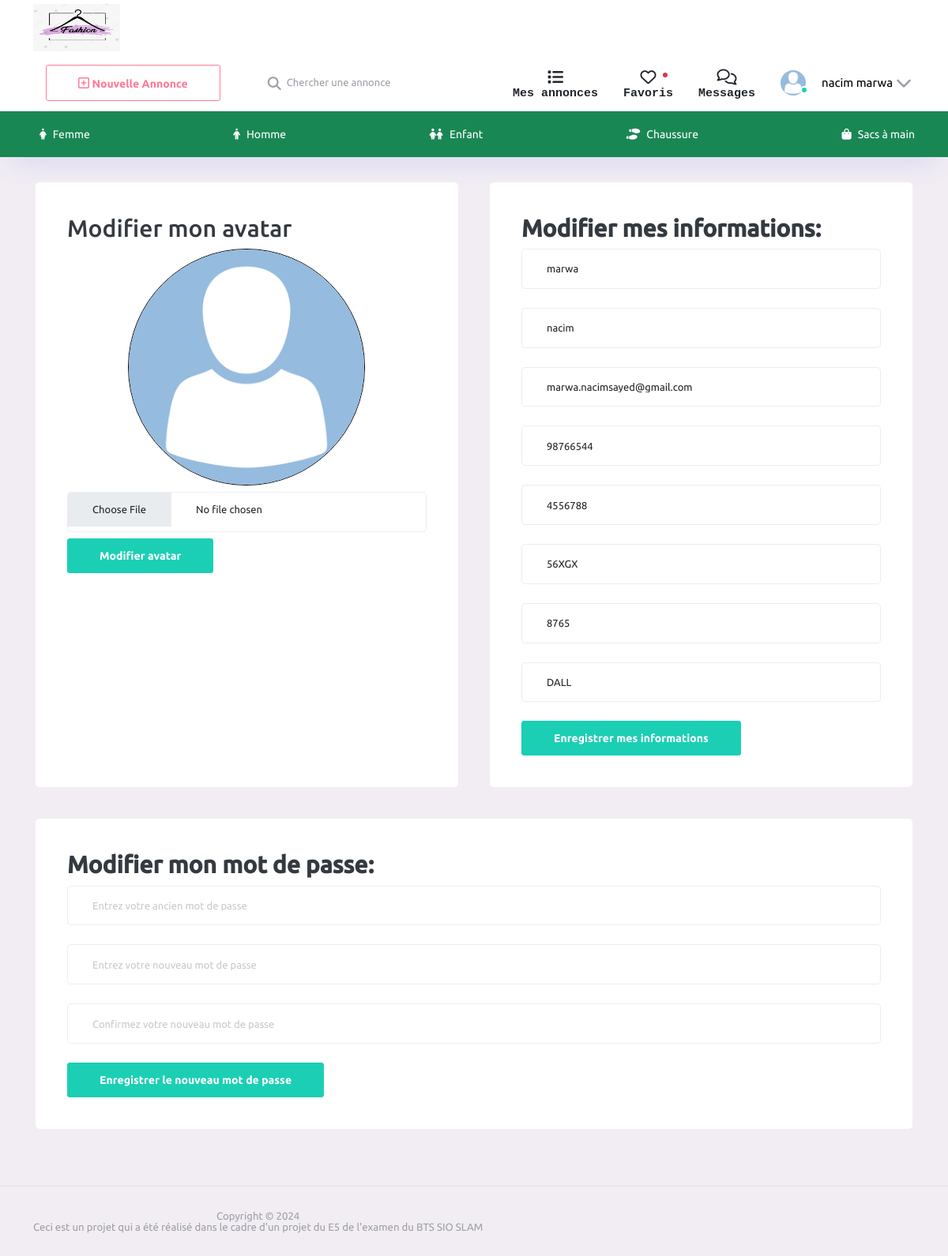
/View/profil.php (signed in), run on the app's committed database.
### tables this page shows
CREATE TABLE `user` (
  `idu` int(2) NOT NULL,
  `nom` varchar(30) NOT NULL,
  `prenom` varchar(30) NOT NULL,
  `mail` varchar(100) NOT NULL,
  `tel` varchar(20) NOT NULL,
  `mdp` varchar(255) NOT NULL,
  `numRue` varchar(10) NOT NULL,
  `nomRue` varchar(50) NOT NULL,
  `nomVille` varchar(30) NOT NULL,
  `cp` varchar(5) NOT NULL,
  `avatar` varchar(255) DEFAULT NULL,
  `statue` int(2) NOT NULL
);

### View/include/element.php (called while the page is built, shortened)
<?php
include 'connexion_bdd.php';
if(isset($_SESSION["uid"])){
    $uid = $_SESSION["uid"];
    $infoUser = $pdo->prepare("SELECT * FROM user WHERE idu = ?");
    $infoUser->execute(array($uid));
    $infoUser = $infoUser->fetch();
}
?>

### View/profil.php (the view, shortened to what this page needs)
<?php include 'include/element.php';
$req = $pdo->prepare("SELECT * FROM user WHERE idu = ".$uid);
$req->execute();
$req = $req->fetch();
$prenom = $req["prenom"];
$nom = $req["nom"];
$mail = $req["mail"];
$tel = $req["tel"];
$numRue = $req["numRue"];
$nomRue = $req["nomRue"];
$nomVille = $req["nomVille"];
$cp = $req["cp"];
$avatar = $req["avatar"];
?>
<!DOCTYPE html>
<html lang="fr">
<head>
    <?php include 'include/header.php'; ?>
</head>
<body style="background-color: #f2edf3">
<div class="container-scroller">
    <?php include 'include/navigation.php'; ?>
    <div class="container-fluid page-body-wrapper">
        <div class="main-panel">
            <div class="content-wrapper container">
                <div class="row">
                    <div class="col-lg-6 grid-margin stretch-card">
                        <div class="card">
                            <div class="card-body">
                                <h2> Modifier mon avatar </h2>
                                <div class="text-center my-2">
                                    <img
                                            src="<?php if($avatar == null){ echo "../image/avatarbasique.png";}else{ ?>../<?= $avatar ?><?php } ?>"
                                            alt="image"
                                            style="width: 300px; height: 300px; border-radius: 50%; border: 1px solid #000000"
                                    />
                                </div>
                                <form enctype='multipart/form-data' action='' method='post'>
                                <div class='mb-2'>
                                    <input type='file' name='photo' class='form-control form-control-lg' value="" />
                                </div>
                                <input class='btn btn-success' name='bout_avatar' type='submit' value='Modifier avatar'>
                                </form>
                            </div>
                        </div>
                    </div>
                    <div class="col-lg-6 grid-margin stretch-card">
                        <div class="card">
                            <div class="card-body">
                                        <h2 class='fw-bold mb-2'>Modifier mes informations:</h2>
                                            <form enctype='multipart/form-data' action='' method='post'>
                                            <div class='mb-4'>
                                                    <input type='text' name='nom' class='form-control form-control-lg' value='<?= $nom ?>' />
                                                </div>
                                                <div class='mb-4'>
                                                    <input type='text' name='prenom' class='form-control form-control-lg' value='<?= $prenom ?>' />
                                                </div>
                                                <div class='mb-4'>
                                                    <input type='text' name='mail' class='form-control form-control-lg' value='<?= $mail ?>'/>
                                                </div>
                                                <div class='mb-4'>
                                                    <input type='text' name='tel' class='form-control form-control-lg' value='<?= $tel ?>'/>
                                                </div>
                                                <div class='mb-4'>
                                                    <input type='text' name='numRue' class='form-control form-control-lg' value='<?= $numRue ?>'/>
                                                </div>
                                                <div class='mb-4'>
                                                    <input type='text' name='nomRue' class='form-control form-control-lg' value='<?= $nomRue ?>'/>
                                                </div>
                                                <div class='mb-4'>
                                                    <input type='text' name='cp' class='form-control form-control-lg' value='<?= $cp ?>'/>
                                                </div>
                                                <div class='mb-4'>
                                                    <input type='text' name='nomVille' class='form-control form-control-lg' value='<?= $nomVille ?>'/>
                                                </div>
                                                <input class='btn btn-success' name='bout_info' type='submit' value='Enregistrer mes informations'>
                                                </form>
                                            </div>
                            </div>
                        </div>
                    </div>
                    <div class="col-lg-12 grid-margin stretch-card">
                        <div class="card">
                            <div class="card-body">
                                <h2 class='fw-bold mb-2'>Modifier mon mot de passe:</h2>
                                    <form action='' method='post'>
                                    <div class='mb-4'>
                                        <input type='password' name='mdptest' class='form-control form-control-lg' placeholder='Entrez votre ancien mot de passe'/>
                                    </div>
                                    <div class='mb-4'>
                                        <input type='password' name='mdpm' class='form-control form-control-lg' placeholder='Entrez votre nouveau mot de passe'/>
                                    </div>
                                    <div class='mb-4'>
                                        <input type='password' name='mdp2' class='form-control form-control-lg'placeholder='Confirmez votre nouveau mot de passe'/>
                                    </div>
                                    <input class='btn btn-success' name='bout_mdp' type='submit' value='Enregistrer le nouveau mot de passe'>
                                    </form>
                                </div>
                            </div>
                        </div>
                    </div>
            </div>
            <?php include 'include/footer.php'; ?>
        </div>
    </div>
</body>
</html>

### View/include/navigation.php (shortened to what this page needs)
<div class="horizontal-menu">
    <nav class="navbar top-navbar col-lg-12 col-12 p-0">
        <div class="container">
            <div class="text-center navbar-brand-wrapper d-flex align-items-center justify-content-center">
                <a class="navbar-brand brand-logo" href="index.php"><img style="height: 60px; width: 110px" src="../image/logomarwa.png" alt="logo" /></a>
            </div>
            <div class="navbar-menu-wrapper d-flex align-items-center justify-content-end">
                <ul class="navbar-nav mr-lg-2">
                    <li class="nav-item d-none d-lg-block">
                        <a class="btn btn-outline-danger" href="<?php if(isset($uid)): ?>nvAnnonces.php <?php else: ?> connexion.php <?php endif; ?>">
                            <i class="fa-regular fa-square-plus "></i><span class="menu-title "> Nouvelle Annonce</span>
                        </a>
                    </li>
                    <li class="nav-item nav-search d-none d-lg-block">
                        <div class="input-group">
                            <div class="input-group-prepend hover-cursor" id="navbar-search-icon">
                      <span class="input-group-text" id="search">
                        <i class="fa-solid fa-magnifying-glass"></i>
                      </span>
                            </div>
                            <form action="" method="post">
                                <input type="text" class="form-control" id="navbar-search-input" name="search"  placeholder="Chercher une annonce" placeholder="Rechercher" aria-label="search" aria-describedby="search">
                            </form>
                        </div>
                    </li>
                </ul>
                <ul class="navbar-nav navbar-nav-right">
                    <li class="nav-item nav-logout ">
                        <a class="nav-link text-center text-dark mt-lg-4" href="<?php if(isset($uid)): ?>mesAnnonces.php <?php else: ?>connexion.php <?php endif; ?>">
                            <i class="fa-solid fa-list"><p  style="font-family: 'Courier New', Courier, monospace" class="d-lg-flex d-none note-icon">Mes annonces</p></i>
                        </a>
                    </li>
                    <li class="nav-item nav-logout ">
                        <a class="nav-link text-center text-dark mt-lg-4 count-indicator" href="<?php if(isset($uid)): ?>favoris.php <?php else: ?>connexion.php <?php endif; ?>">
                            <i class="fa-regular fa-heart fa-4x"><p style="font-family: 'Courier New', Courier, monospace" class="fw-bold d-none d-lg-flex note-icon">Favoris</p></i>
                            <?php
                            if(isset($uid)){
                                $reqNav = $pdo->prepare("SELECT * FROM favoris WHERE idu = ?");
                                $reqNav->execute(array($uid));
                                $count = $reqNav->rowCount();
                                if($count > 0){
                                    echo "<span class='count-symbol bg-danger'></span>";
                                }
                            } ?>
                        </a>
                    </li>
                    <li class="nav-item nav-settings ">
                        <a class="nav-link text-center text-dark mt-lg-4" href="<?php if(isset($uid)): ?>message.php <?php else: ?> connexion.php <?php endif; ?>">
                            <i class="fa-regular fa-comments"><p style="font-family: 'Courier New', Courier, monospace" class="fw-bold d-none d-lg-flex note-icon">Messages</p></i>
                        </a>
                    </li>
                    <?php if(isset($uid)): ?>
                        <li class="nav-item nav-profile dropdown">
                            <a class="nav-link " id="profileDropdown" href="#" data-bs-toggle="dropdown" aria-expanded="false">
                                <div class="nav-profile-img">
                                    <img src="<?php if($infoUser["avatar"] == null){ echo "../image/avatarbasique.png";}else{ ?>../<?= $infoUser["avatar"] ?><?php } ?>" alt="image">
                                    <span class="availability-status online"></span>
                                </div>
                                <div class="nav-profile-text">
                                    <p class="text-black"><?= $infoUser["prenom"] ?> <?= $infoUser["nom"] ?></p>
                                </div>
                                <i class="fa-solid fa-chevron-down mx-1"></i>
                            </a>
                        </li>
                    <?php endif; ?>
                </ul>
            </div>
        </div>
    </nav>
    <nav class="bottom-navbar bg-success">
        <div class="container">
            <ul class="nav page-navigation">
                <li class="nav-item <?= $femme ?>">
                    <a class="nav-link" href="categorie.php?idcategorie=1">
                    <i class="fa-solid fa-person-dress mx-2"></i>
                        <span class="menu-title">Femme</span>
                    </a>
                </li>
                <li class="nav-item <?= $homme ?>">
                    <a class="nav-link" href="categorie.php?idcategorie=2">
                    <i class="fa-solid fa-person mx-2 "></i>
                        <span class="menu-title">Homme</span>
                    </a>
                </li>
                <li class="nav-item <?= $enfant ?>">
                    <a class="nav-link" href="categorie.php?idcategorie=3">
                    <i class="fa-solid fa-children mx-2 "></i>
                        <span class="menu-title">Enfant</span>
                    </a>
                </li>
                <li class="nav-item <?= $chaussure ?>">
                    <a class="nav-link" href="categorie.php?idcategorie=4">
                    <i class="fa-solid fa-shoe-prints mx-2"></i>
                        <span class="menu-title">Chaussure</span>
                    </a>
                </li>
                <li class="nav-item <?= $sacsamain ?>">
                    <a class="nav-link" href="categorie.php?idcategorie=5">
                    <i class="fa-solid fa-bag-shopping mx-2"></i>
                        <span class="menu-title">Sacs à main</span>
                    </a>
                </li>
            </ul>
        </div>
    </nav>
</div>

### data on the page
user: prenom "nacim", nom "marwa", mail "marwa.nacimsayed@gmail.com", tel "98766544", numRue "4556788", nomRue "56XGX", cp "8765", nomVille "DALL"
